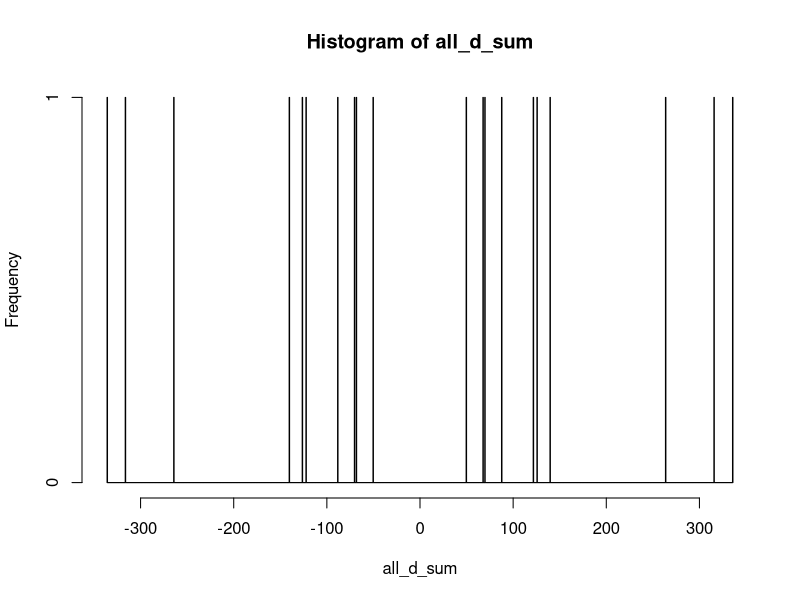
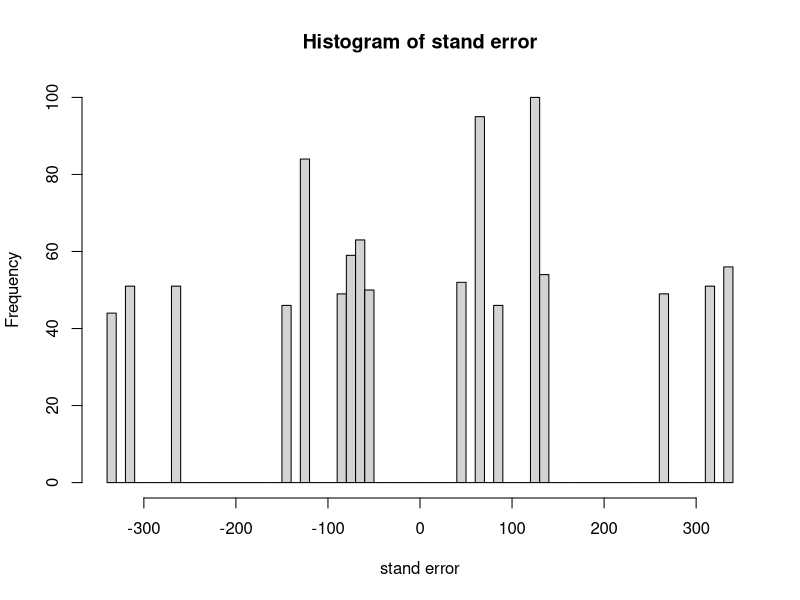

The R script that drew these images, in order:
## ---- chunk 1
#Permutation test
#兩試驗樣本數相同下進行
#原本資料計算
library(dplyr)
library(knitr)
A<-c(256,159,149);A
B<-c(54,123,247);B
D<-A[]-B[];D<-matrix(D,ncol = length(A))
#A與B資料的差異和
D_sum<-apply(D,1,sum)
#各種排列數差異和計算
W<-c(A,B)
W<-matrix(data = W,ncol =length(W) )
W_sum<-apply(W,1,sum)
cb_W<- combn(W,3)
cb_A_sum<-apply(cb_W,2,sum)
cb_B_sum=NULL
n=NULL
for(i in 1:choose(length(W),length(W)/2)){
  n=W_sum-cb_A_sum[i]
  cb_B_sum=c(cb_B_sum,n)
}
all_d_sum<-cb_A_sum-cb_B_sum
#將所有排列差異和按照順序列出
all_d_sum <- matrix(sort(all_d_sum),ncol = 5,byrow = T)
print(all_d_sum)
#畫直方圖
hist(all_d_sum,breaks = 2000)
#計算P值(計算有幾種可能使得兩者的差異絕對值不小於觀察差異)
p_value<-2*sum(1*(D_sum<=all_d_sum)/choose(length(W),length(W)/2))
p_value
#統計模擬看看
W
s_d=NULL
P_hat_value=NULL
sd_p_hat=NULL
for (j in 1:1000) {
  s_d=NULL
  for(i in 1:1000){
   x <- sample(W,3)
   sx <- sum(x)
   sy <- sum(W)-sum(x)
   sd <- sx-sy
   s_d=c(s_d,sd)
}
p_hat_value <- 2*sum(1*(D_sum<=s_d[-1]))/1000
P_hat_value = c(P_hat_value,p_hat_value)
}
sort(P_hat_value)
P_hat_value <- sum(P_hat_value)/1000
sd_p_hat <- (p_hat_value*(1-p_hat_value))/1000
print(paste('P hat value :' , P_hat_value))
print(paste('stand error of p hat :' ,sd_p_hat))
hist(s_d,breaks = 50,main="Histogram of stand error",xlab = "stand error")

